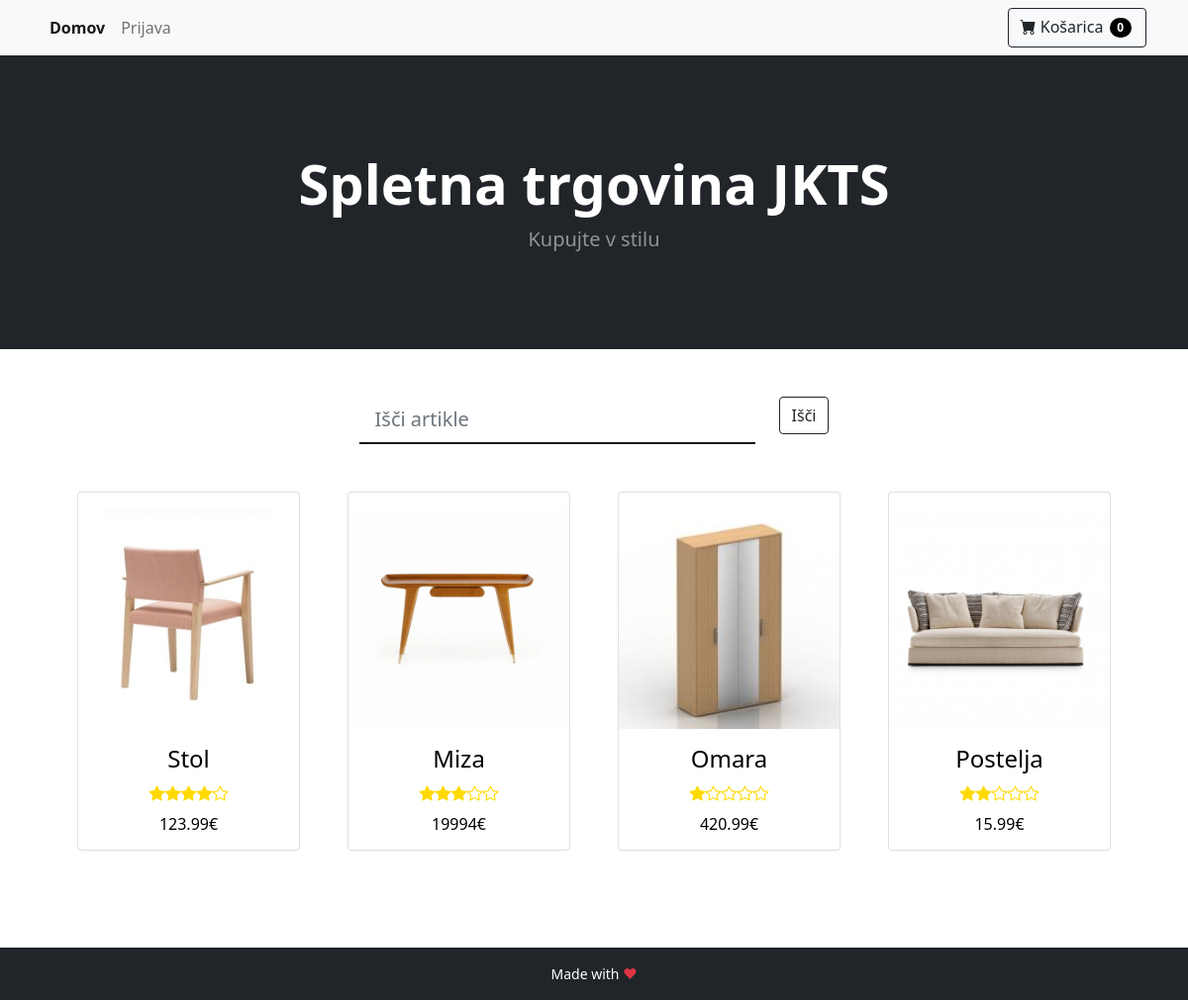
Before: / with the older database file.
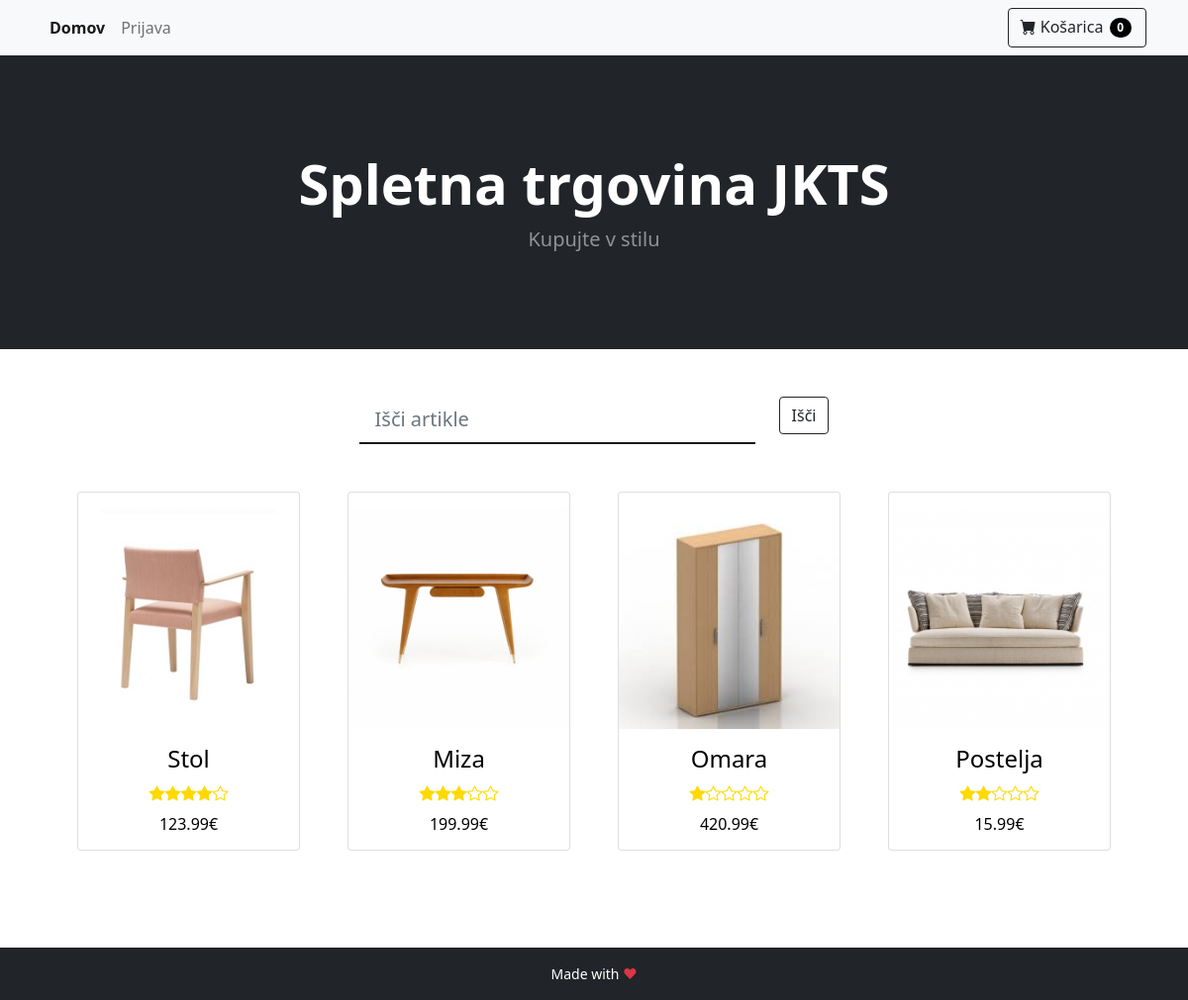
After: the same page with the newer database file.
### tables this page shows
CREATE TABLE IF NOT EXISTS `article` (
    `id` INT AUTO_INCREMENT PRIMARY KEY,
    `title` TEXT NOT NULL,
    `description` TEXT NOT NULL,
    `price` FLOAT NOT NULL,
    `photo` TEXT NOT NULL,
    `review` INT NOT NULL,
    `sumReview` INT NOT NULL,
    `numReview` INT NOT NULL
);

### model/database_init.php (called while the page is built, shortened)
<?php
class DBInit {
    private static $host = "localhost";
    private static $user = "root";
    private static $password = "ep";
    private static $schema = "webshop";
    private static $instance = null;
    public static function getInstance() {
        if (!self::$instance) {
            $config = "mysql:host=" . self::$host
                    . ";dbname=" . self::$schema;
            $options = array(
                PDO::ATTR_ERRMODE => PDO::ERRMODE_EXCEPTION,
                PDO::ATTR_DEFAULT_FETCH_MODE => PDO::FETCH_ASSOC,
                PDO::ATTR_PERSISTENT => true,
                PDO::MYSQL_ATTR_INIT_COMMAND => 'SET NAMES utf8'
            );
            self::$instance = new PDO($config, self::$user, self::$password, $options);
        }
        return self::$instance;
    }
}

### model/AbstractDB.php (called while the page is built, shortened)
<?php
require_once 'model/database_init.php';
abstract class AbstractDB {
    protected static $dbh = null;
    public static function getConnection() {
        if (is_null(self::$dbh)) {
            self::$dbh = DBInit::getInstance();
        }
        return self::$dbh;
    }
    protected static function query($sql, array $params = array()) {
        $stmt = self::getConnection()->prepare($sql);
        $params_filtered = self::filterParams($sql, $params);
        $stmt->execute($params_filtered);
        return $stmt->fetchAll();
    }
    protected static function filterParams($sql, array $params) {
        $sql_split = preg_split("/[\(\) ,]/", $sql);
        $sql_params = array_values(preg_grep('/^:/', $sql_split));
        $result = array();
        return $result;
    }
    protected static function alterKeys(array $params) {
        $result = array();
        return $result;
    }
}

### model/ArticleDB.php (called while the page is built, shortened)
<?php
require_once 'model/AbstractDB.php';
class ArticleDB extends AbstractDB {
    public static function getAll() {
        return parent::query("SELECT id, title, description, price, photo, review, sumReview, numReview"
                        . " FROM article"
                        . " ORDER BY id ASC");
    }
}

### ViewHelper.php (called while the page is built, shortened)
<?php
class ViewHelper {
    public static function render($file, $variables = array()) {
        extract($variables);
        include($file);
        return ob_get_clean();
    }
}

### view/index.php (the view, shortened to what this page needs)
<!doctype html>
<html lang="en">
    <head>
        <link href="../public/css/style.css" rel="stylesheet" />
        <link href="https://cdn.jsdelivr.net/npm/bootstrap@5.1.3/dist/css/bootstrap.min.css" rel="stylesheet"
>
        <link href="https://cdn.jsdelivr.net/npm/bootstrap-icons@1.5.0/font/bootstrap-icons.css" rel="stylesheet" />
    </head>
    <body>
        <?php include("layout/navbar.php") ?>
        <header class="bg-dark py-5">
            <div class="container px-4 px-lg-5 my-5">
                <div class="text-center text-white">
                    <h1 class="display-4 fw-bolder">Spletna trgovina JKTS</h1>
                    <p class="lead fw-normal text-white-50 mb-0">Kupujte v stilu</p>
                </div>
            </div>
        </header>
        <div class="container mt-5 d-flex justify-content-center">
            <div class="row">
                <div class="col">
                    <input class="sign form-control form-control-lg form-control-borderless" type="search"
                           placeholder="Išči artikle">
                </div>
                <div class="col">
                    <button class="btn btn-outline-dark" type="submit">Išči</button>
                </div>
            </div>
        </div>
        <div class="container px-4 px-lg-5 mt-5">
            <div class="row gx-4 gx-lg-5 row-cols-2 row-cols-md-3 row-cols-xl-4 justify-content-center">
                <?php foreach ($articles as $article): ?>
                    <div class="col mb-5">
                        <a href="<?= BASE_URL . "product?id=" . $article["id"] ?>">
                            <div class="card">
                                <img class="card-image pt-3" src="../public/assets/<?= $article["photo"] ?>" />
                                <div class="card-body">
                                    <h4 class="card-name"><?= $article["title"] ?></h5>
                                        <div class="card-stars">
                                            <?php
                                            $empty = 5 - $article["review"];
                                            for ($i = 0; $i < $article["review"]; $i++) {
                                                echo '<div class="bi-star-fill"></div>';
                                            }
                                            for ($i = 0; $i < $empty; $i++) {
                                                echo '<div class="bi-star"></div>';
                                            }
                                            ?>
                                        </div>
                                        <h5 class="card-price"><?= $article["price"] ?>€</h5>
                                </div>
                            </div>
                        </a>
                    </div>
                <?php endforeach ?>
            </div>
        </div>
        <?php include("layout/footer.php") ?>
    </body>
</html>

### index.php (shortened to what this page needs)
<?php
require_once ("controller/MainController.php");
$path = isset($_SERVER["PATH_INFO"]) ? trim($_SERVER["PATH_INFO"], "/") : "";
$urls = [
    "" => function () {
        MainController::index();
    },
    "product" => function () {
        MainController::product();
    },
    "checkout" => function () {
        if ($_SERVER["REQUEST_METHOD"] == "POST") {
            OrderController::add();
        } else {
            OrderController::checkout();
        }
    },
    "cart" => function () {
        OrderController::cart();
    },
    "summary" => function () {
        OrderController::summary();
    },
    "order-details" => function () {
        OrderController::order_details();
    },
    "order-edit" => function () {
        if ($_SERVER["REQUEST_METHOD"] == "POST") {
            OrderController::edit_status();
        } else {
            OrderController::order_edit();
        }
    },
    "signin" => function () {
        if ($_SERVER["REQUEST_METHOD"] == "POST") {
            UserController::verifySignIn();
        } else if ($_SERVER["REQUEST_METHOD"] == "GET") {
            UserController::signin();
        }
    },
    "signup" => function () {
        if ($_SERVER["REQUEST_METHOD"] == "GET") {
            UserController::signup();
        } else if ($_SERVER["REQUEST_METHOD"] == "POST") {
            UserController::create_user();
        }
    },
    "control-panel-seller" => function () {
        MainController::controlPanelSeller();
    },
    "control-panel-admin" => function () {
        MainController::controlPanelAdmin();
    },
    "add-seller" => function () {
        if ($_SERVER["REQUEST_METHOD"] == "GET") {
            MainController::addSellerView();
        } else if ($_SERVER["REQUEST_METHOD"] == "POST") {
            UserController::addSeller();
        }
    },
    "product/add" => function () {
        if ($_SERVER["REQUEST_METHOD"] == "POST") {
            ArticleController::add();
        } else {
            ArticleController::addForm();
        }
    },
    "profile" => function () {
        UserController::profile();
    },
    "logout" => function () {
        UserController::logout();
    },
    "change_password" => function () {
        UserController::change_password();
    },
    "update_user" => function () {
        UserController::update_user();
    },
    "product/edit" => function () {
        if ($_SERVER["REQUEST_METHOD"] == "POST") {
            ArticleController::edit();
        } else {
            ArticleController::editForm();
        }
    },
    "product/delete" => function () {
        ArticleController::delete();
    },
    "product/rate" => function () {
        if ($_SERVER["REQUEST_METHOD"] == "POST") {
            ArticleController::rate();
        }
    },
    "seller/edit" => function () {
        if ($_SERVER["REQUEST_METHOD"] == "POST") {
            UserController::editSeller();
        } else if ($_SERVER["REQUEST_METHOD"] == "GET") {
            UserController::editForm();
        }
    },
    "seller/delete" => function () {
        UserController::deleteSeller();
    }
];
try {
    if (isset($urls[$path])) {
        $urls[$path]();
    } else {
        echo "No controller for '$path'";
    }
} catch (InvalidArgumentException $e) {
    echo "$path";
    ViewHelper::error404();
} catch (Exception $e) {
    echo "An error occurred: <pre>$e</pre>";
}

### controller/MainController.php (shortened to what this page needs)
<?php
require_once("model/ArticleDB.php");
require_once("ViewHelper.php");
class MainController {
    public static function index() {
        echo ViewHelper::render("view/index.php", [
            "articles" => ArticleDB::getAll()
        ]);
    }
}

### view/layout/navbar.php (shortened to what this page needs)
<?php
$slug = isset($_SERVER["PATH_INFO"]) ? trim($_SERVER["PATH_INFO"], "/") : "";
?>
<nav class="navbar navbar-expand-lg navbar-light bg-light">
    <div class="container">
        <ul class="navbar-nav me-auto">
            <li class="nav-item"><a class="nav-link <?php echo ($slug == "") ? "active" : ""; ?>" aria-current="page" href="<?= BASE_URL . "" ?>">Domov</a></li>
            <?php if (isset ($_SESSION["loggedIn"]) && $_SESSION["loggedIn"] == true) { ?>
                <li class="nav-item"><a class="nav-link <?php echo ($slug == "profile") ? "active" : ""; ?>" href="<?= BASE_URL . "profile" ?>">Profil</a></li>
            <?php } else {?>
                <li class="nav-item"><a class="nav-link <?php echo ($slug == "signin") ? "active" : ""; ?>" href="<?= BASE_URL . "signin" ?>">Prijava</a></li>
            <?php }?>
        </ul>
        <form class="d-flex">
            <a class="btn btn-outline-dark" href="<?= BASE_URL . "cart" ?>" data-toggle="modal" data-target="#exampleModal">
                <span class="bi-cart-fill"></span>
                Košarica
                <span class="badge"><?php echo(!empty($_SESSION["cart"])) ? count($_SESSION["cart"]) : "0" ?></span>
            </a>
        </form>
    </div>
</nav>

### view/layout/footer.php (shortened to what this page needs)
<footer class="bg-dark">
    <p class="footer-text py-3">Made with <span class="text-danger">♥</span></p>
</footer>

### public/css/style.css (style rules this page uses)
.nav-link.active { font-weight: 600; }
.btn .badge { color: white; background-color: black; border-radius: 50px; margin: 2px; }
footer { margin-top: 50px; }
.footer-text { text-align: center; color: white; font-size: 14px; margin-bottom: 0; }
.card { text-align: center; transition: box-shadow 0.2s; }
.card-body { padding: 0px; }
.card-price { font-size: 16px; padding-top: 10px; margin-bottom: 0; }
.card-stars { display: flex; justify-content: center; color: rgb(255, 217, 0); }
.col a { text-decoration: none; color: black; }
.sign { width: 400px !important; border-left: none !important; border-right: none !important; border-top: none !important; border-radius: 0 !important; border-bottom: 2px rgb(24, 24, 24) solid !important; }

Changed rows visible on the page:
changed article "Miza": price "19994" → "199.99"
